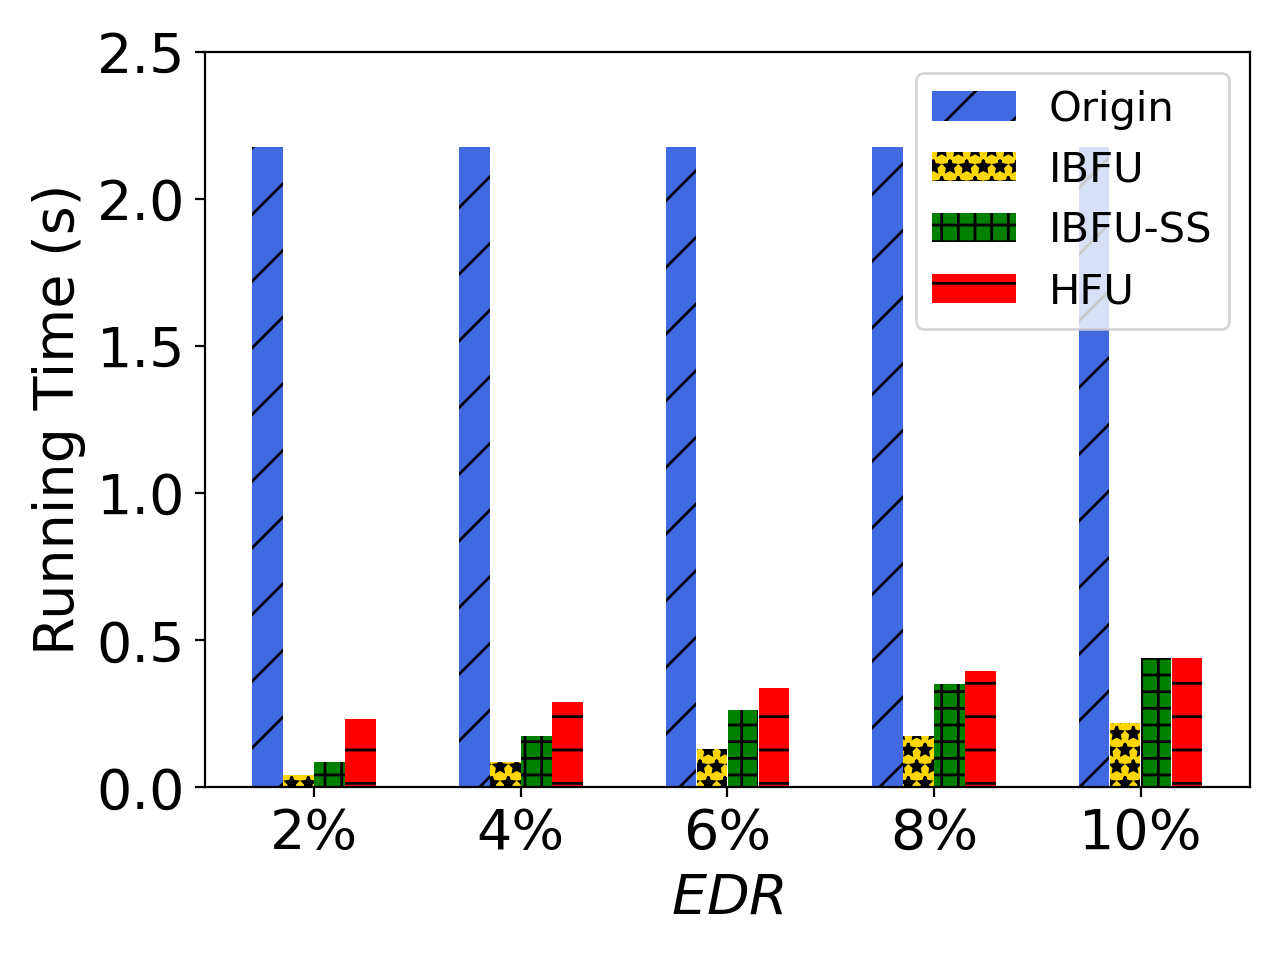

Reproduce this figure in Python.
import matplotlib.pyplot as plt
import numpy as np

# user num = 50
labels = ['2%', '4%', '6%', '8%', '10%']
unl_fr = [1*10*0.22*0.99, 1*10*0.22*0.99, 1*10*0.22*0.99, 1*10*0.22*0.99, 1*10*0.22*0.99]
unl_br = [0.02*10*0.22, 0.04*10*0.22, 0.06*10*0.22, 0.08*10*0.22, 0.1*10*0.22]
unl_self_r = [0.04*10*0.22, 0.08*10*0.22, 0.12*10*0.22, 0.16*10*0.22, 0.2*10*0.22]
unl_hess_r = [0.02*3*0.22 + 1*0.22,  0.04*8*0.22+ 1*0.22, 0.06*9*0.22+ 1*0.22, 0.08*10*0.22+ 1*0.22, 0.1*10*0.22+ 1*0.22]

x = np.arange(len(labels))  # the label locations
width = 0.6  # the width of the bars
# no_noise = np.around(no_noise,0)
# samping = np.around(samping,0)
# ldp = np.around(ldp,0)


plt.subplots()
plt.bar(x - width / 2 + width / 8, unl_fr, width=0.148, label='Origin', color='royalblue', hatch='/')
plt.bar(x - width / 8, unl_br, width=0.148, label='IBFU', color='gold', hatch='**')
plt.bar(x + width / 8, unl_self_r, width=0.148, label='IBFU-SS', color='green', hatch='++')
plt.bar(x + width / 2 - width / 8, unl_hess_r, width=0.148, label='HFU', color='red', hatch='-')

# Add some text for labels, title and custom x-axis tick labels, etc.
plt.ylabel('Running Time (s)', fontsize=20)
# ax.set_title('Performance of Different Users n')
plt.xticks(x, labels, fontsize=20)
# ax.set_xticklabels(labels,fontsize=15)

my_y_ticks = np.arange(0, 3, 0.5)
plt.yticks(my_y_ticks, fontsize=20)
# ax.set_yticklabels(my_y_ticks,fontsize=15)

plt.legend(loc='upper right', fontsize=15)
plt.xlabel('$\it{EDR}$' ,fontsize=20)
# ax.bar_label(rects1, padding=1)
# ax.bar_label(rects2, padding=3)
# ax.bar_label(rects3, padding=3)

plt.tight_layout()

plt.rcParams['figure.figsize'] = (2.0, 1)
plt.rcParams['image.interpolation'] = 'nearest'
plt.rcParams['figure.subplot.left'] = 0.11
plt.rcParams['figure.subplot.bottom'] = 0.08
plt.rcParams['figure.subplot.right'] = 0.977
plt.rcParams['figure.subplot.top'] = 0.969
plt.savefig('mnist_client_rt_er_bar.png', dpi=200)
plt.show()
